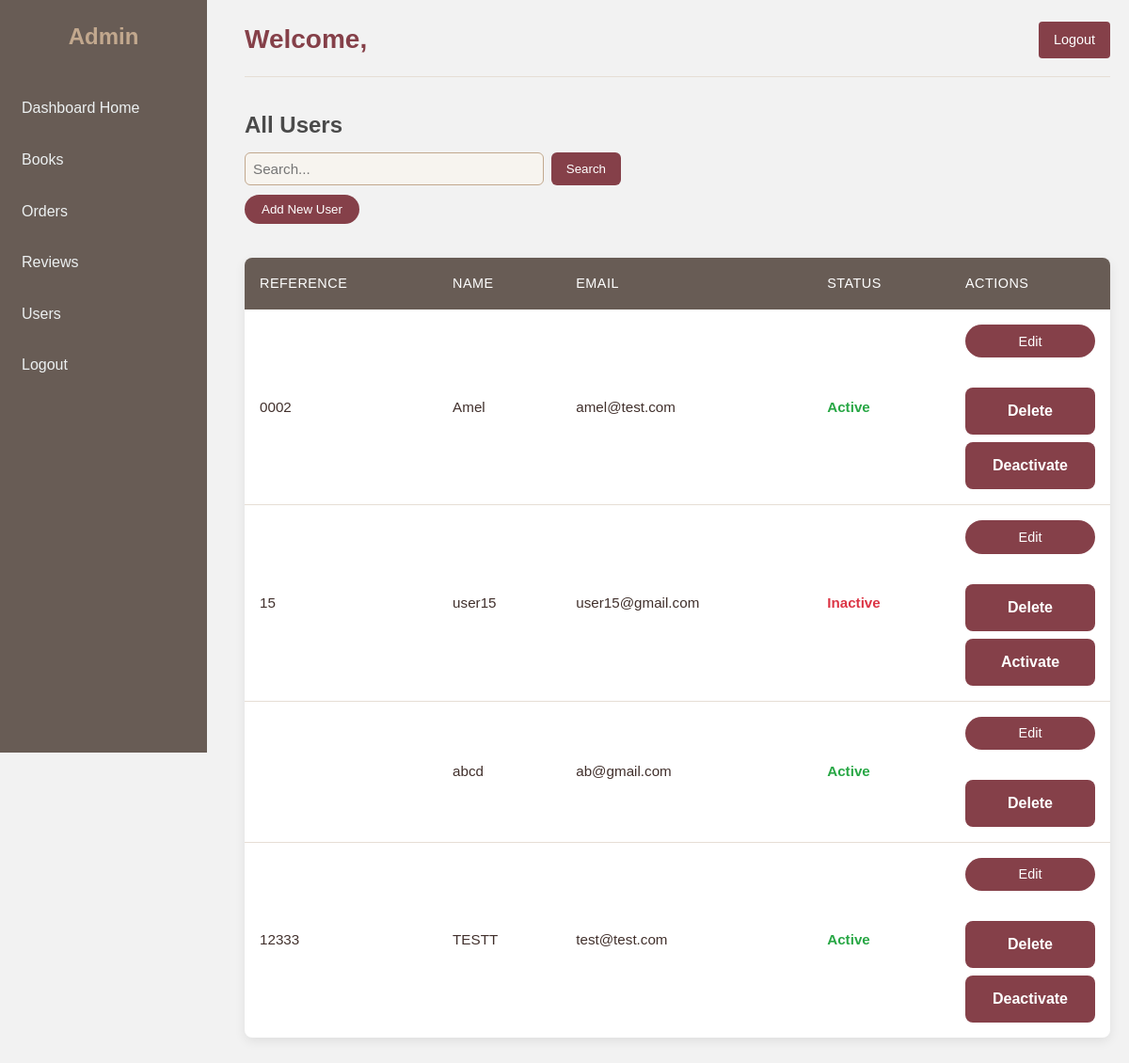
/dashboard/users/, run on an earlier commit of the app's database.
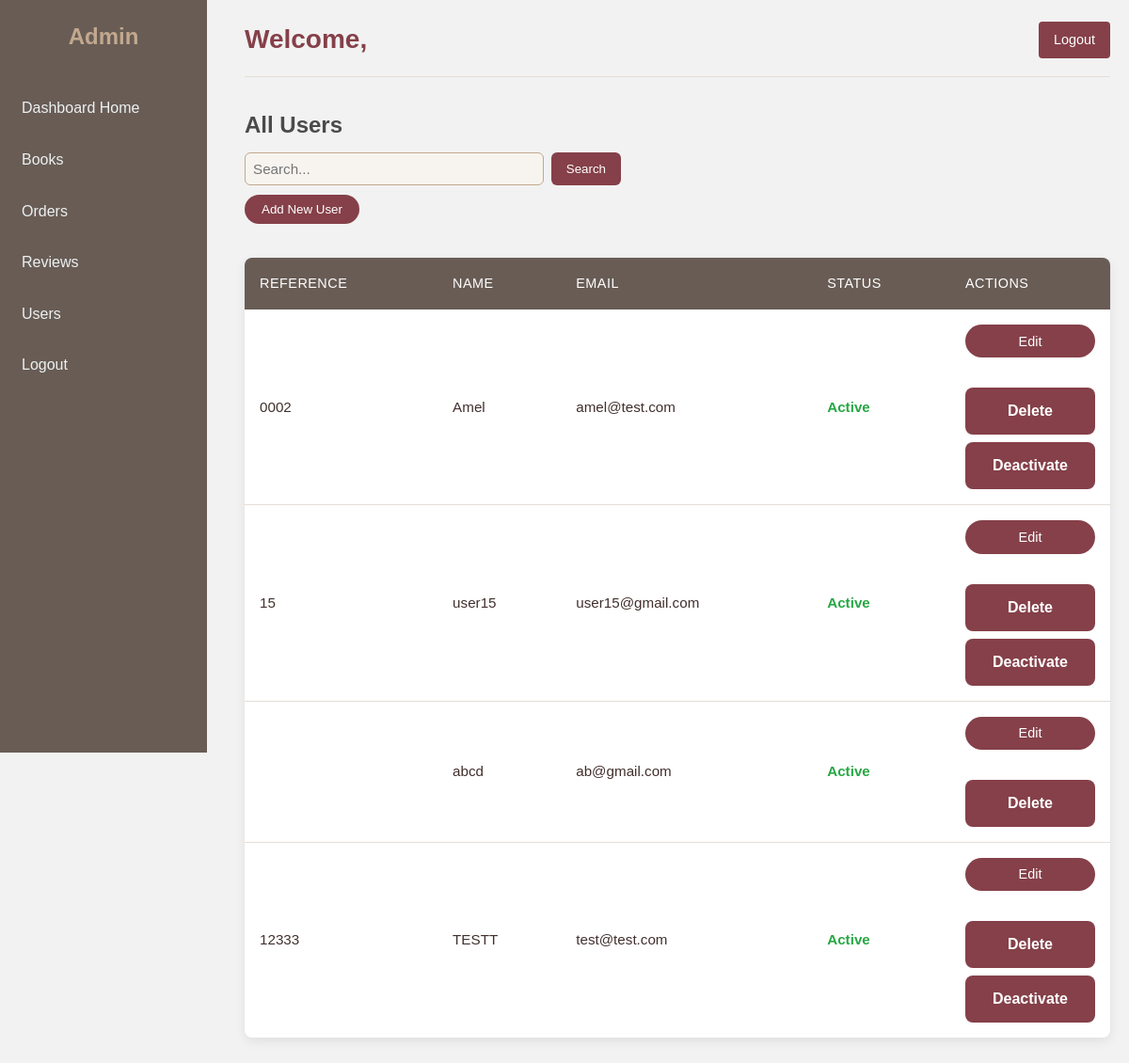
And on a later commit of the database.
### library_app/models.py (models this page shows, shortened)
class UserProfile(models.Model):
    user = models.OneToOneField(User, on_delete=models.CASCADE)
    reference_id = models.CharField(max_length=100, unique=True)
    phone_contact = models.CharField(max_length=15, unique=True)
    user_address = models.TextField()
    active = models.BooleanField(default=True)

### library_app/views.py (the view)
# urls.py: path('dashboard/users/', views.admin_users_view, name='admin_users'),
def admin_users_view(request):
    users = UserProfile.objects.all()
    return render(request, "library_app/admin_users.html", {"users": users})

### library_app/templates/library_app/admin_users.html (shortened to what this page needs)
{% extends "library_app/base_admin.html" %}
{% block content %}
<h2 style="color:#4A4A4A; margin-bottom:10px;">All Users</h2>
<form method="GET" action="{% url 'admin_users' %}" style="margin-bottom:10px;">
    <input type="text"
           name="q"
           placeholder="Search..."
           value="{{ request.GET.q }}"
           style="padding:8px; width:300px; border-radius:6px;">
    <button type="submit"
            style="background:#854049; color:white; padding:8px 16px; border:none; border-radius:6px;">
        Search
    </button>
</form>
<a href="{% url 'admin_add_user' %}" style="display:inline-block; margin-bottom:12px;">
    <button style="background:#854049; color:white; padding:8px 18px; border:none; border-radius:20px;">
        Add New User
    </button>
</a>
<table style="width:100%; border-collapse:collapse;">
    <thead>
        <tr style="background:#f4f4f4;">
            <th>Reference</th>
            <th>Name</th>
            <th>Email</th>
            <th>Status</th>
            <th style="width:170px;">Actions</th>
        </tr>
    </thead>
    <tbody>
    {% for u in users %}
        <tr>
            <td>{{ u.reference_id }}</td>
            <td>{{ u.user.username }}</td>
            <td>{{ u.user.email }}</td>
            <td>
                {% if u.active %}
                    <span style="color:green;">Active</span>
                {% else %}
                    <span style="color:red;">Inactive</span>
                {% endif %}
            </td>
            <td>
                <div style="display:flex; flex-direction:column; gap:8px;">
                    <a href="{% url 'admin_edit_user' u.user.id %}" style="text-decoration:none;">
                        <button class="action-btn">
                            Edit
                        </button>
                    </a>
                    <form method="POST" action="{% url 'admin_delete_user' u.user.id %}" style="margin:0;" class="table-form">
                        <button type="submit" class="action-btn"
                            onclick="return confirm('Are you sure you want to delete this user?');">
                            Delete
                        </button>
                    </form>
                    {% if u.reference_id %}
                        {% if u.active %}
                            <form method="POST" action="{% url 'deactivate_user' u.reference_id %}" style="margin:0;" class="table-form">
                                <button type="submit" class="action-btn">
                                    Deactivate
                                </button>
                            </form>
                        {% else %}
                            <form method="POST" action="{% url 'activate_user' u.reference_id %}" style="margin:0;" class="table-form">
                                <button type="submit" class="action-btn">
                                    Activate
                                </button>
                            </form>
                        {% endif %}
                    {% endif %}
                </div>
            </td>
        </tr>
    {% empty %}
        <tr>
            <td colspan="5" style="text-align:center; padding:20px;">
                No users found.
            </td>
        </tr>
    {% endfor %}
    </tbody>
</table>
{% endblock %}

What changed in the data, as far as the page shows it:
changed UserProfile "user15": active "Inactive Activate" → "Active Deactivate"
